Frame 1 (no input): blank canvas, image omitted
Frame 60 (the mouse pressed at the canvas centre just before this capture): blank canvas, image omitted
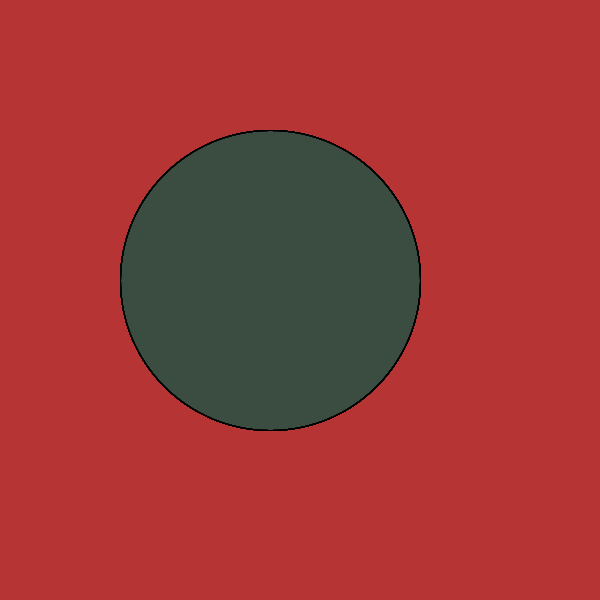
Frame 120 (the mouse held since frame 60 and released just before this capture)

The Processing sketch whose frames 1 and 60 were blank and that drew this single picture after the mouse press (run headless with seeded random() and noise(); from frame 60 on, the mouse is pressed at the canvas centre):

// Processing sketch: processing_19845
// ── processing_19845.pde

int eyelids = 0;
 
void setup() {
  size (600,600);
  colorMode(HSB, 175);
  background(175, 125, 125);
   
  smooth();
  
}
 
void draw() {
  eyelids = int(random (125));
   
  //stroke (eyelids, 0, 0, 0);
  fill (eyelids, 100, 60, 10);
  ellipse (270,280,mouseX,mouseY);
    
}
 
void mousePressed (){
 background(175, 125, 125);
   
}
 
